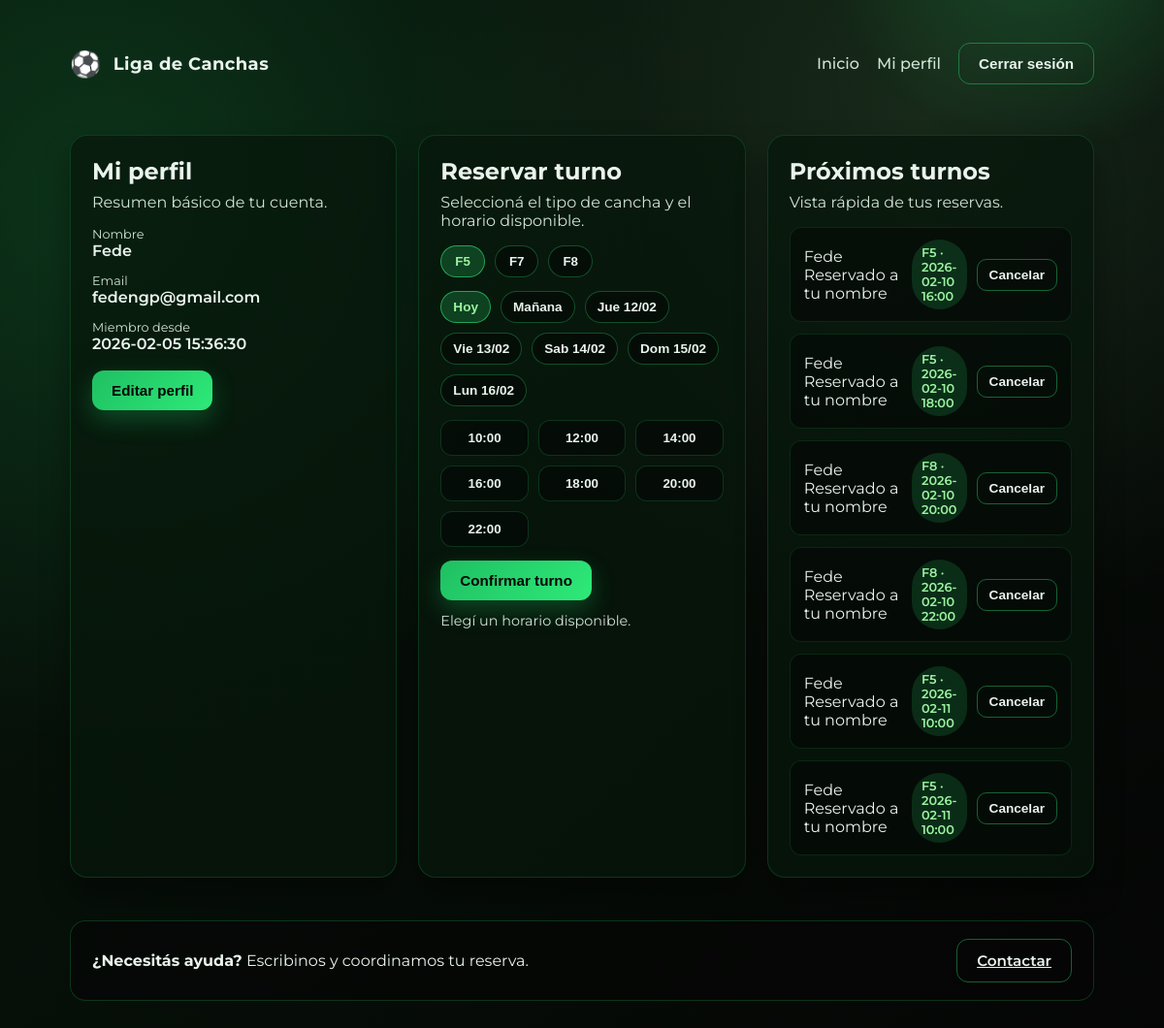
Before: /me (signed in) with the older database file.
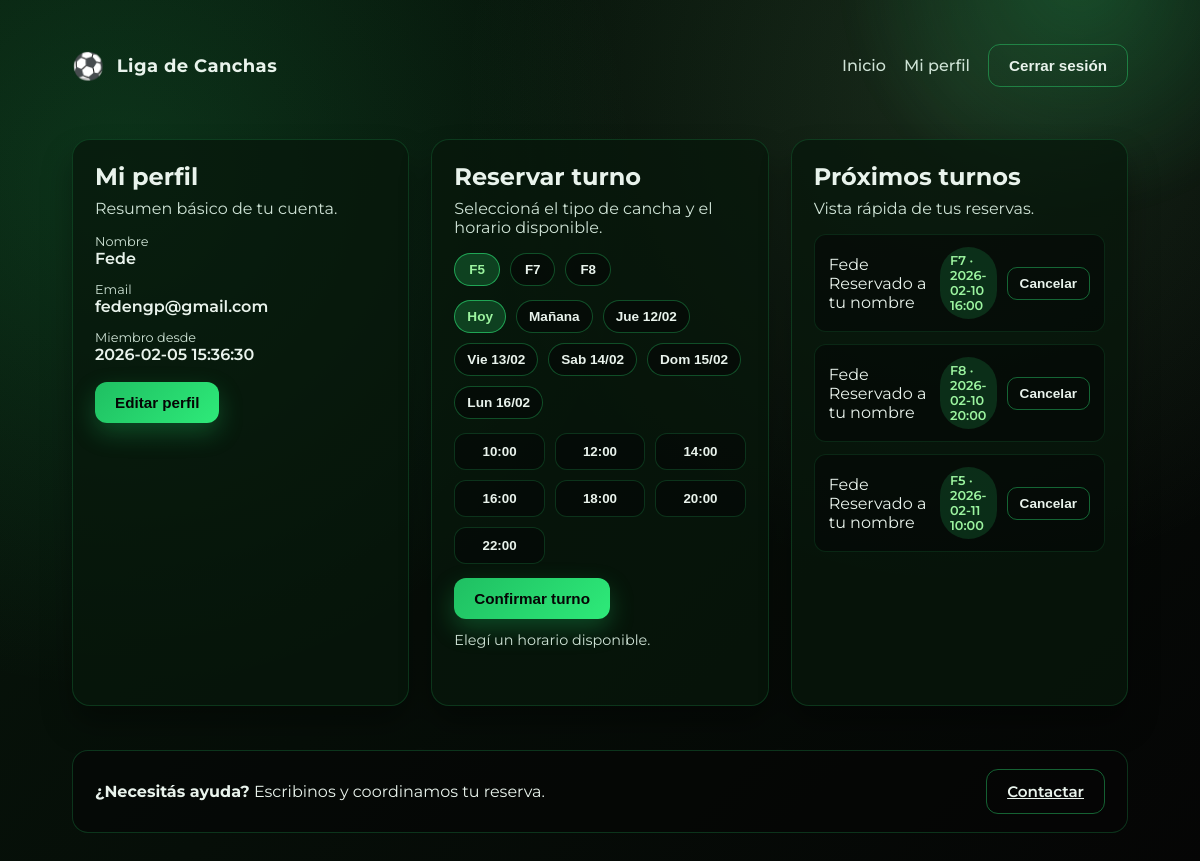
After: the same page with the newer database file.
### tables this page shows
CREATE TABLE usuarios (
            id INTEGER PRIMARY KEY AUTOINCREMENT,
            nombre TEXT NOT NULL,
            email TEXT NOT NULL UNIQUE,
            password_hash TEXT NOT NULL,
            created_at DATETIME DEFAULT CURRENT_TIMESTAMP
        );

CREATE TABLE turnos (
            id INTEGER PRIMARY KEY AUTOINCREMENT,
            usuario_id INTEGER NOT NULL,
            nombre_reserva TEXT NOT NULL,
            horario DATETIME NOT NULL,
            created_at DATETIME DEFAULT CURRENT_TIMESTAMP, cancha_tipo TEXT NOT NULL DEFAULT '5',
            FOREIGN KEY (usuario_id) REFERENCES usuarios (id) ON DELETE CASCADE
        );

### backend/app.py (the view)
@app.route("/me")
def me():
    user_id = session.get("user_id")
    if not user_id:
        return redirect(url_for("inicio"))
    conn = get_db_connection()
    cur = conn.cursor()
    cur.execute("SELECT id, nombre, email, created_at FROM usuarios WHERE id = ?", (user_id,))
    row = cur.fetchone()
    cur.execute(
        """
        SELECT id, nombre_reserva, horario, cancha_tipo
        FROM turnos
        WHERE usuario_id = ? AND datetime(horario) > datetime('now')
        ORDER BY datetime(horario)
        """,
        (user_id,)
    )
    turnos_rows = cur.fetchall()
    conn.close()
    if not row:
        session.pop("user_id", None)
        return redirect(url_for("inicio"))
    usuario = {
        "id": row[0],
        "nombre": row[1],
        "email": row[2],
        "created_at": row[3]
    }
    turnos = []
    for turno in turnos_rows:
        turnos.append({
            "id": turno[0],
            "nombre_reserva": turno[1],
            "horario": turno[2],
            "cancha_tipo": turno[3]
        })
    return render_template("me.html", usuario=usuario, turnos=turnos)

### backend/app.py (called while the page is built)
def get_db_connection():
    conn = sqlite3.connect(DB_PATH)
    conn.execute("PRAGMA foreign_keys = ON")
    return conn

### templates/me.html (shortened to what this page needs)
<!DOCTYPE html>
<html lang="es">
<head>
    <link rel="stylesheet" href="{{ url_for('static', filename='styles.css') }}">
</head>
<body>
    <div class="bg-glow"></div>
    <header class="topbar">
        <div class="brand">
            <span class="brand-ball">⚽</span>
            <span class="brand-name">Liga de Canchas</span>
        </div>
        <div class="topbar-actions">
            <nav class="nav">
                <a href="/">Inicio</a>
                <a href="/me">Mi perfil</a>
            </nav>
            <button class="btn btn-outline" id="logout-btn">Cerrar sesión</button>
        </div>
    </header>
    <main class="me-layout">
        <section class="me-card">
            <h1>Mi perfil</h1>
            <p class="muted">Resumen básico de tu cuenta.</p>
            <div class="me-info">
                <div>
                    <span class="label">Nombre</span>
                    <span class="value">{{ usuario.nombre }}</span>
                </div>
                <div>
                    <span class="label">Email</span>
                    <span class="value">{{ usuario.email }}</span>
                </div>
                <div>
                    <span class="label">Miembro desde</span>
                    <span class="value">{{ usuario.created_at }}</span>
                </div>
            </div>
            <button class="btn btn-primary">Editar perfil</button>
        </section>
        <section class="me-card booking-card">
            <h2>Reservar turno</h2>
            <p class="muted">Seleccioná el tipo de cancha y el horario disponible.</p>
            <div class="booking">
                <div class="booking-types" id="booking-types">
                    <button class="chip is-active" type="button" data-cancha="5">F5</button>
                    <button class="chip" type="button" data-cancha="7">F7</button>
                    <button class="chip" type="button" data-cancha="8">F8</button>
                </div>
                <div class="booking-days" id="booking-days"></div>
                <div class="booking-grid" id="booking-grid">
                    <button class="slot-btn" type="button" data-horario="10:00">10:00</button>
                    <button class="slot-btn" type="button" data-horario="12:00">12:00</button>
                    <button class="slot-btn" type="button" data-horario="14:00">14:00</button>
                    <button class="slot-btn" type="button" data-horario="16:00">16:00</button>
                    <button class="slot-btn" type="button" data-horario="18:00">18:00</button>
                    <button class="slot-btn" type="button" data-horario="20:00">20:00</button>
                    <button class="slot-btn" type="button" data-horario="22:00">22:00</button>
                </div>
                <div class="booking-actions">
                    <button class="btn btn-primary" id="confirm-booking" type="button" disabled>Confirmar turno</button>
                    <span class="booking-selected" id="booking-selected">Elegí un horario disponible.</span>
                </div>
                <div class="form-status" id="booking-status"></div>
            </div>
        </section>
        <section class="me-card">
            <h2>Próximos turnos</h2>
            <p class="muted">Vista rápida de tus reservas.</p>
            <div class="me-turnos" id="me-turnos">
                {% if turnos %}
                    {% for turno in turnos %}
                    <div class="turno-item">
                        <div>
                            <span class="value">{{ turno.nombre_reserva }}</span>
                            <span class="label">Reservado a tu nombre</span>
                        </div>
                        <div class="turno-actions">
                            <span class="badge">F{{ turno.cancha_tipo }} · {{ turno.horario }}</span>
                            <button class="btn btn-outline btn-small cancel-btn" type="button" data-turno-id="{{ turno.id }}">Cancelar</button>
                        </div>
                    </div>
                    {% endfor %}
                {% else %}
                    <p class="muted">No tenés turnos por el momento.</p>
                {% endif %}
            </div>
        </section>
    </main>
    <footer class="footer">
        <div>
            <strong>¿Necesitás ayuda?</strong> Escribinos y coordinamos tu reserva.
        </div>
        <a class="btn btn-outline" href="https://wa.me/5491144999700" target="_blank" rel="noopener noreferrer">Contactar</a>
    </footer>
</body>
</html>

### static/styles.css (style rules this page uses)
:root { --green-900: #07170b; --green-800: #0b2a15; --green-700: #0f3b1c; --green-500: #1fbf62; --green-400: #2eea79; --black-900: #050505; --black-700: #111111; --gray-100: #e9f3ec; --gray-200: #cfe3d6; --accent: #9bf39f; }
* { box-sizing: border-box; margin: 0; padding: 0; }
body { font-family: "Montserrat", system-ui, -apple-system, sans-serif; background: radial-gradient(circle at 10% 20%, rgba(46, 234, 121, 0.15), transparent 40%), radial-gradient(circle at 80% 10%, rgba(155, 243, 159, 0.12), transparent 40%), linear-gradient(135deg, var(--green-900), var(--black-900)); color: var(--gray-100); min-height: 100vh; padding: 32px 6vw 48px; }
.bg-glow { position: fixed; inset: -30% -10% auto auto; width: 480px; height: 480px; background: radial-gradient(circle, rgba(46, 234, 121, 0.22), transparent 70%); filter: blur(10px); pointer-events: none; z-index: 0; }
.topbar { display: flex; align-items: center; justify-content: space-between; gap: 24px; position: relative; z-index: 2; padding: 12px 0 28px; }
.topbar-actions { display: flex; align-items: center; gap: 18px; }
.brand { display: flex; align-items: center; gap: 12px; font-weight: 700; letter-spacing: 0.4px; }
.brand-ball { font-size: 26px; }
.brand-name { font-size: 18px; }
.nav { display: flex; gap: 18px; }
.nav a { color: var(--gray-200); text-decoration: none; font-weight: 500; transition: color 0.2s ease; }
.btn { border: none; padding: 12px 20px; border-radius: 12px; font-weight: 600; cursor: pointer; transition: transform 0.2s ease, box-shadow 0.2s ease, background 0.2s ease; font-size: 0.95rem; }
.btn-primary { background: linear-gradient(135deg, var(--green-500), var(--green-400)); color: var(--black-900); box-shadow: 0 10px 24px rgba(31, 191, 98, 0.3); }
.btn-outline { background: transparent; border: 1px solid rgba(46, 234, 121, 0.4); color: var(--gray-100); }
.form-status { font-size: 0.9rem; color: var(--gray-200); min-height: 20px; }
.footer { margin-top: 44px; display: flex; flex-wrap: wrap; align-items: center; justify-content: space-between; gap: 16px; padding: 18px 22px; border-radius: 16px; background: rgba(5, 5, 5, 0.6); border: 1px solid rgba(46, 234, 121, 0.2); position: relative; z-index: 2; }
.me-layout { margin-top: 24px; display: grid; gap: 22px; grid-template-columns: repeat(auto-fit, minmax(280px, 1fr)); position: relative; z-index: 2; }
.me-card { background: rgba(7, 23, 11, 0.75); border: 1px solid rgba(46, 234, 121, 0.16); border-radius: 18px; padding: 22px; box-shadow: 0 18px 30px rgba(0, 0, 0, 0.35); }
.me-card h1, .me-card h2 { margin-bottom: 8px; }
.booking { display: grid; gap: 14px; }
.booking-types { display: flex; flex-wrap: wrap; gap: 10px; }
.booking-days { display: flex; flex-wrap: wrap; gap: 10px; }
.chip { padding: 8px 14px; border-radius: 999px; border: 1px solid rgba(46, 234, 121, 0.3); background: rgba(5, 5, 5, 0.5); color: var(--gray-100); font-weight: 600; cursor: pointer; transition: background 0.2s ease, border 0.2s ease, transform 0.2s ease; }
.chip.is-active { background: rgba(46, 234, 121, 0.2); border-color: rgba(46, 234, 121, 0.6); color: var(--accent); }
.booking-grid { display: grid; grid-template-columns: repeat(auto-fit, minmax(90px, 1fr)); gap: 10px; }
.booking-actions { display: flex; flex-wrap: wrap; align-items: center; gap: 12px; }
.booking-selected { color: var(--gray-200); font-size: 0.9rem; }
.slot-btn { padding: 10px 12px; border-radius: 12px; border: 1px solid rgba(46, 234, 121, 0.18); background: rgba(5, 5, 5, 0.5); color: var(--gray-100); font-weight: 600; cursor: pointer; transition: background 0.2s ease, border 0.2s ease, transform 0.2s ease; }
.turno-actions { display: flex; align-items: center; gap: 10px; }
.btn-small { padding: 8px 12px; border-radius: 10px; font-size: 0.85rem; }
.muted { color: var(--gray-200); margin-bottom: 16px; }
.me-info { display: grid; gap: 14px; margin-bottom: 18px; }
.me-info .label { display: block; font-size: 0.8rem; color: var(--gray-200); }
.me-info .value { font-size: 1rem; font-weight: 600; }
.me-turnos { display: grid; gap: 12px; }
.turno-item { display: flex; align-items: center; justify-content: space-between; gap: 12px; padding: 12px 14px; border-radius: 12px; background: rgba(5, 5, 5, 0.5); border: 1px solid rgba(46, 234, 121, 0.12); }
.badge { padding: 6px 10px; border-radius: 999px; background: rgba(46, 234, 121, 0.15); color: var(--accent); font-size: 0.8rem; font-weight: 600; }

Changed rows visible on the page:
removed turnos: nombre_reserva "Fede", cancha_tipo "5", horario "2026-02-10 16:00"
removed turnos: nombre_reserva "Fede", cancha_tipo "5", horario "2026-02-10 18:00"
removed turnos: nombre_reserva "Fede", cancha_tipo "8", horario "2026-02-10 22:00"
removed turnos: nombre_reserva "Fede", cancha_tipo "5", horario "2026-02-11 10:00"
added turnos: nombre_reserva "Fede", cancha_tipo "7", horario "2026-02-10 16:00"
